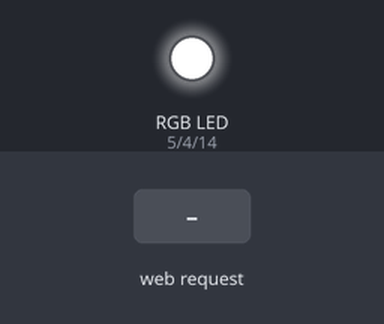
A sketch run on a simulated ESP8266 (NodeMCU). On the bench: an RGB LED mixed from three pins (HIGH = lit). The inputs (shaded band) are chosen by the test bench. What the sketch prints to the serial monitor is not drawn.

Above: at 1.2 s.
1.3 s: HTTP request GET /form1?led=red received
At 1.9 s:
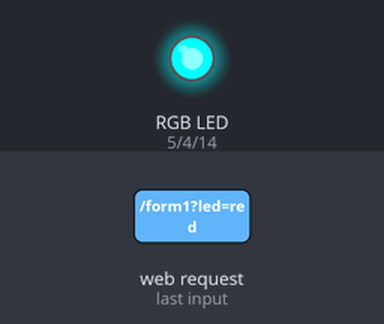
2.8 s: HTTP request GET /form1?led=green received
At 4.0 s:
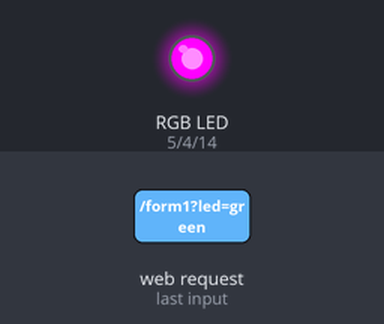
4.3 s: HTTP request GET /form1?led=blue received
At 5.4 s:
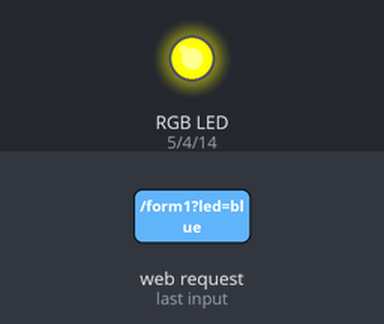
Timing chart, 0 to 7.3 s (numbered marks = the images above; inputs shaded):
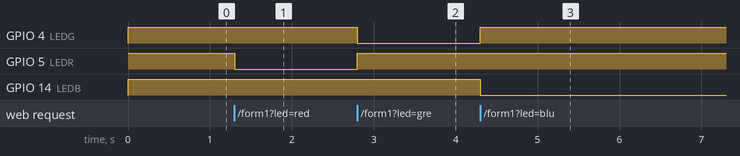

The sketch:

NODE1123.ino
```cpp
#include <ESP8266WiFi.h>
#include <WiFiClient.h>
#include <ESP8266WebServer.h>
#include <ESP8266mDNS.h>

const char *ssid = "110319049";
const char *password = "";
ESP8266WebServer server(80);

char led_status[50];
String webSite;

#define LEDR 5
#define LEDG 4
#define LEDB 14

void turnoff(){
  digitalWrite(LEDR, HIGH);
  digitalWrite(LEDG, HIGH);
  digitalWrite(LEDB, HIGH);
}
void buildWeb(){

  webSite += "<!DOCTYPE html>";
  webSite += "<head><meta charset = \"utf-8\">";
  webSite += "<title> NodeMCU 網頁測試 </title>";
  webSite += "<style>";
  webSite += "body{background-color:#000000; font-family: Arial, Helvetica, Sans-Serif; Color: #FFFFFF;}";
  webSite += "div{width:1000px; text-align: center; margin: 50 auto;}";
  webSite += "</style>";
  webSite += "</head>";
  webSite += "<body>";
  webSite += "<div>";
  webSite += "<h1>RGB led test IOT 11/23</h1>";
  webSite += "<p id=\"ledStatus\">Select RGB LED color</p>";
  webSite += "<form action=\"form1\">";
  webSite += "<input type=\"radio\" id=\"red\" name=\"led\" value=\"red\"><label for=\"red\">Color Red</label>";
  webSite += "<input type=\"radio\" id=\"green\" name=\"led\" value=\"green\"><label for=\"green\">Color Green</label>";
  webSite += "<input type=\"radio\" id=\"blue\" name=\"led\" value=\"blue\"><label for=\"blue\">Color blue</label><br><br>";
  webSite += "<input type=\"submit\" value=\"submit\"></form>";
  webSite += "</div>";
  webSite += "</body></html>";
}
void handleRoot(){
  server.send(200,"text/html",webSite);
}

void handleLEDStatus(){
  if(server.arg("led") == "red"){
     snprintf(led_status,50,"Now, RGB LED color is red...");
    digitalWrite(LEDR,LOW);
    digitalWrite(LEDG,HIGH);
    digitalWrite(LEDB,HIGH);
  }
  else if(server.arg("led") == "green"){
     snprintf(led_status,50,"Now, RGB LED color is green...");
    digitalWrite(LEDR,HIGH);
    digitalWrite(LEDG,LOW);
    digitalWrite(LEDB,HIGH);
  }
  else if(server.arg("led") == "blue"){
     snprintf(led_status,50,"Now, RGB LED color is blue...");
    digitalWrite(LEDR,HIGH);
    digitalWrite(LEDG,HIGH);
    digitalWrite(LEDB,LOW);
  }
server.send (200,"text/html",led_status );
}

void handleNotFound(){
  server.send(404,"text/html","404 Error!");
}

void setup() {
  // put your setup code here, to run once:
  pinMode(LEDR, OUTPUT);
  pinMode(LEDG, OUTPUT);
  pinMode(LEDB, OUTPUT);
  turnoff();
  buildWeb();
  WiFi.softAP(ssid,password);
  IPAddress myIP = WiFi.softAPIP();
  Serial.println(myIP);
  server.on("/",handleRoot);
  server.on("/form1",handleLEDStatus);
  server.onNotFound(handleNotFound);
  server.begin();
}
void loop() {
  // put your main code here, to run repeatedly:
  server.handleClient();
}
```

Measured:
- after the input at 1.3 s, GPIO 5 (LEDR): HIGH → LOW at once
- after the input at 2.8 s, GPIO 4 (LEDG): HIGH → LOW at once; GPIO 5 (LEDR): LOW → HIGH at once
- after the input at 4.3 s, GPIO 4 (LEDG): LOW → HIGH at once; GPIO 14 (LEDB): HIGH → LOW at once
